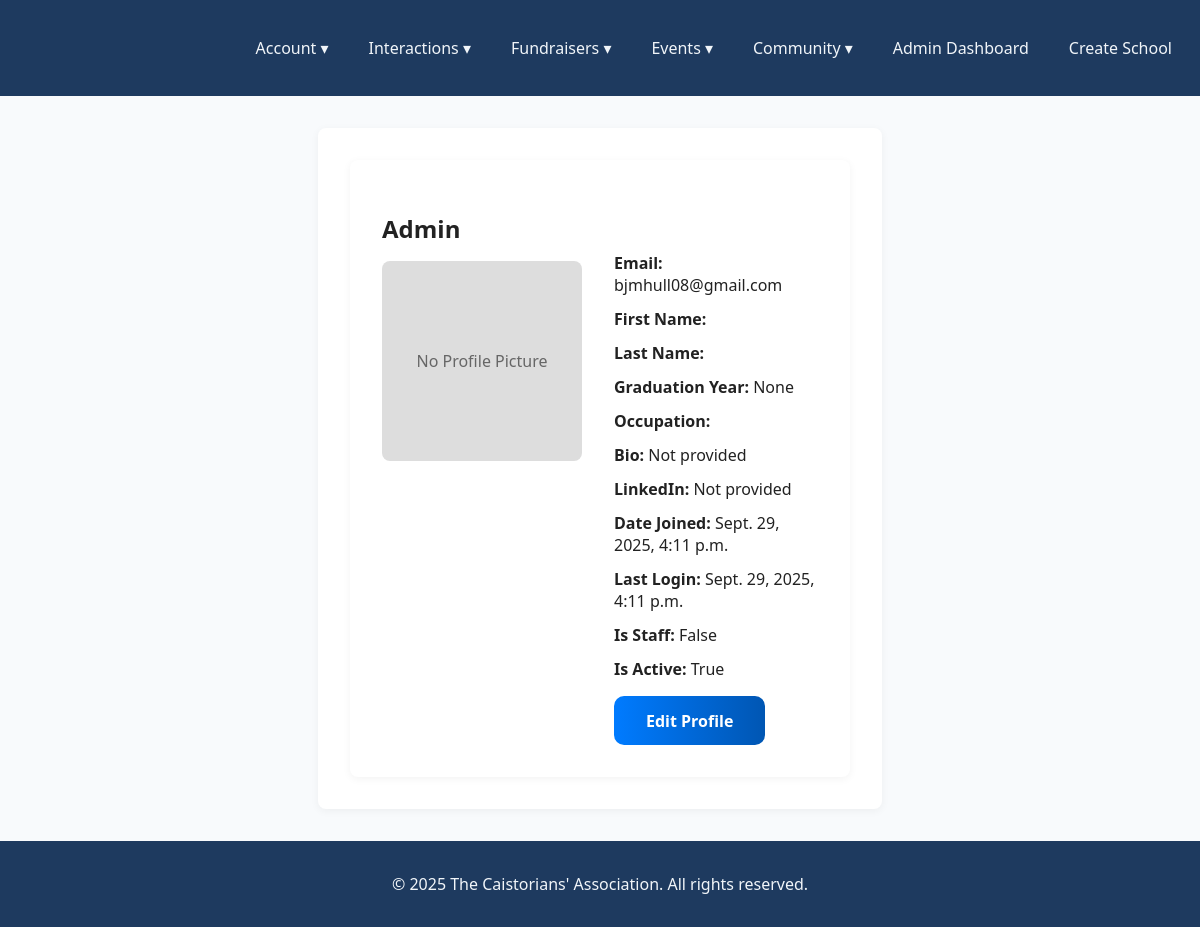
The app's page /accounts/profile/ (signed in), older data.
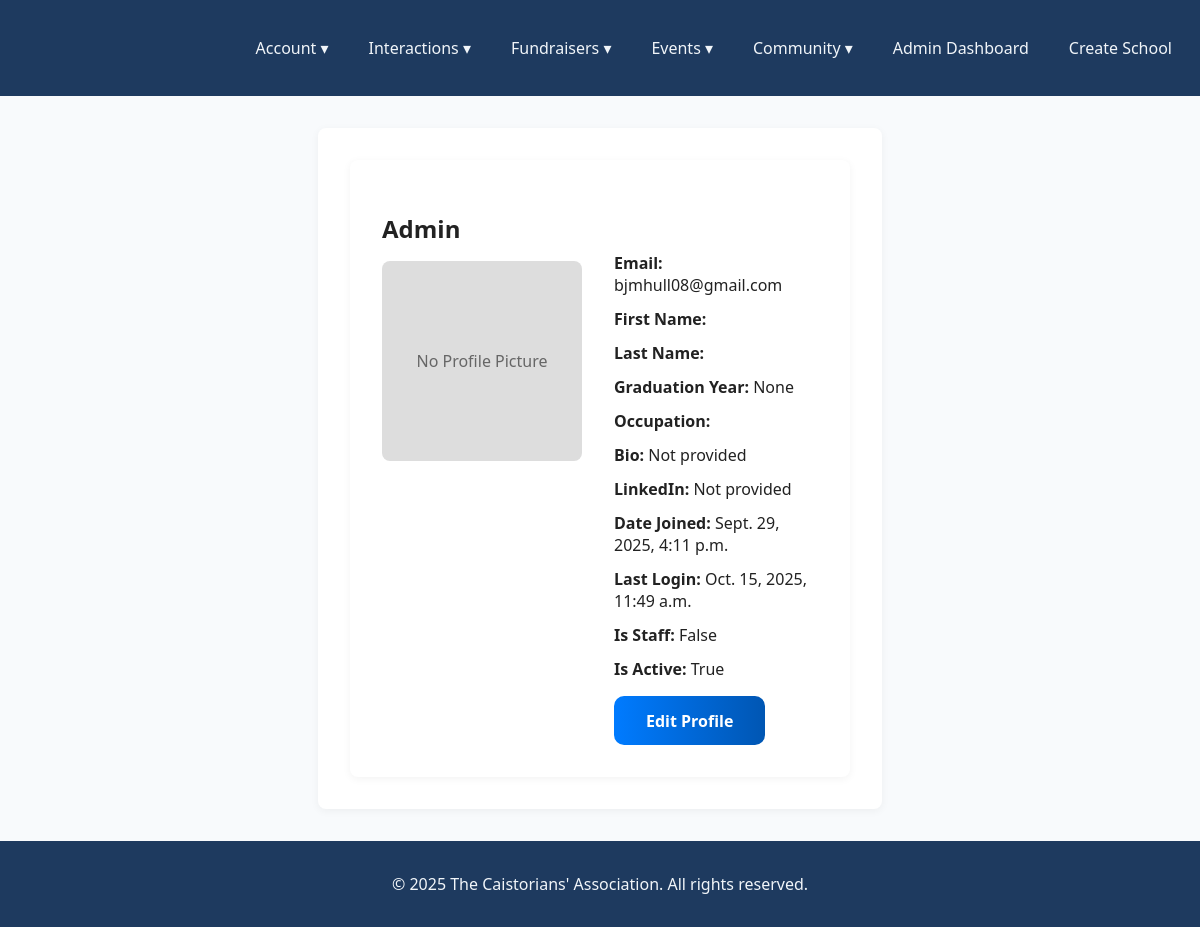
The same page, newer data.
### Accounts/models.py (models this page shows, shortened)
class User(AbstractUser):
    school = models.ForeignKey(School, on_delete=models.CASCADE, related_name="users", null=True, blank=True)
    graduation_year = models.PositiveIntegerField(null=True, blank=True)
    occupation = models.CharField(max_length=100, blank=True)
    bio = models.TextField(blank=True)
    linkedin_url = models.URLField(blank=True)
    profile_picture = models.ImageField(upload_to='profile_pics/', blank=True, null=True)
    is_staff_account = models.BooleanField(default=False)
    is_superuser_account = models.BooleanField(default=False)
    is_student_account = models.BooleanField(default=False)

### Accounts/views.py (the view)
    def wrapper(request, *args, **kwargs):
        if not request.user.is_authenticated:
            return redirect('Accounts:login')
        return view_func(request, *args, **kwargs)

### Accounts/views.py (called while the page is built)
def user_login_required(view_func):
    def wrapper(request, *args, **kwargs):
        if not request.user.is_authenticated:
            return redirect('Accounts:login')
        return view_func(request, *args, **kwargs)
    return wrapper

@user_login_required
def profile_view(request):
    if not request.user.is_authenticated:
        return redirect('Accounts:login')
    return render(request, 'accounts/profile.html', {'user': request.user})

### Accounts/templates/accounts/profile.html
{% extends "Main/base.html" %}
{% load static %}
{% block content %}
<div class="profile-container">
    <div class="profile-box">
        <div class="profile-left">
            <h2 class="profile-username">{{ user.username }}</h2>
            {% if user.profile_picture %}
            <img src="{{ user.profile_picture.url }}" alt="Profile picture" class="profile-img">
            {% else %}
            <div class="no-picture">No Profile Picture</div>
            {% endif %}
        </div>
        <div class="profile-right">
            <ul>
                <br><br>
                <li><strong>Email:</strong> {{ user.email }}</li>
                <li><strong>First Name:</strong> {{ user.first_name }}</li>
                <li><strong>Last Name:</strong> {{ user.last_name }}</li>
                <li><strong>Graduation Year:</strong> {{ user.graduation_year }}</li>
                <li><strong>Occupation:</strong> {{ user.occupation }}</li>
                <li><strong>Bio:</strong> {{ user.bio|default:"Not provided" }}</li>
                <li><strong>LinkedIn:</strong>
                    {% if user.linkedin_url %}
                    <a class="social" href="{{ user.linkedin_url }}" target="_blank">{{ user.linkedin_url }}</a>
                    {% else %}
                    <span class="text-muted">Not provided</span>
                    {% endif %}
                </li>
                <li><strong>Date Joined:</strong> {{ user.date_joined }}</li>
                <li><strong>Last Login:</strong> {{ user.last_login }}</li>
                <li><strong>Is Staff:</strong> {{ user.is_staff_account }}</li>
                <li><strong>Is Active:</strong> {{ user.is_active }}</li>
            </ul>
            <a href="{% url 'Accounts:edit_profile' %}" class="btn-primary">Edit Profile</a>
        </div>
    </div>
</div>
{% endblock %}

Row changes from the older to the newer data that the page shows:
changed User "Admin": last_login "Sept. 29, 2025, 4:11 p.m." → "Oct. 15, 2025, 11:49 a.m."
